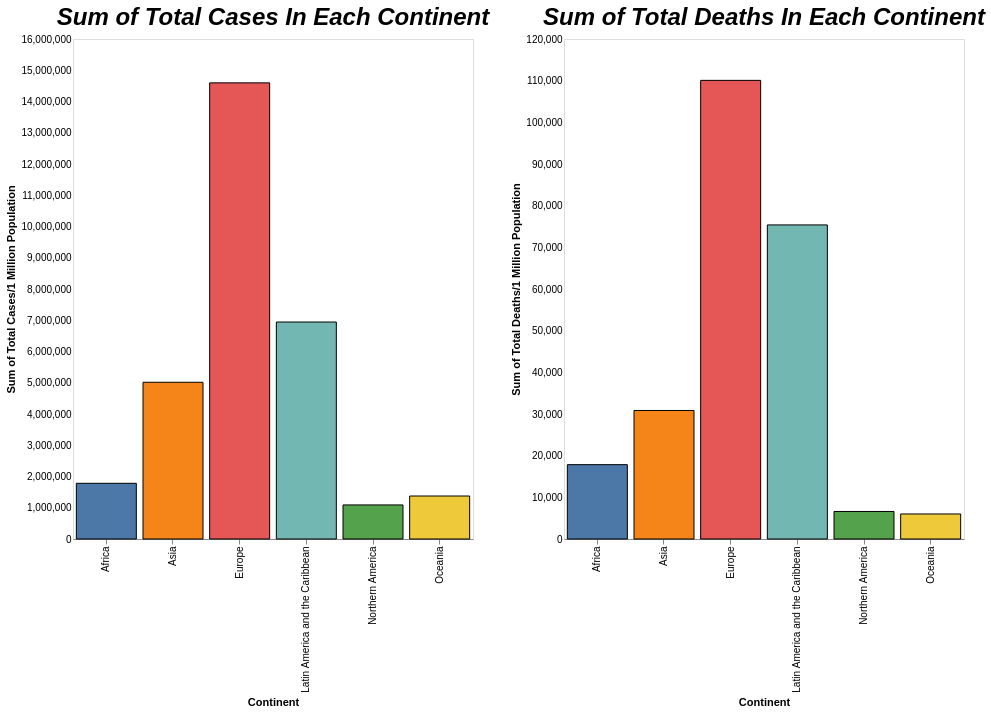

Specify this chart in Vega-Lite:
### Vega-Lite specification from a JSON file in a GitHub repository (floating-point values rounded to 4 significant figures; data arrays with more than 128 entries replaced by an {"elided": "..."} marker saying what was removed)
{"$schema": "https://vega.github.io/schema/vega-lite/v5.json", "autosize": {"resize": true}, "data": {"values": {"elided": "225 records"}}, "params": [{"name": "highlight", "select": {"type": "point", "on": "mouseover"}}, {"name": "select", "select": "point"}], "hconcat": [{"width": 400, "height": 500, "mark": {"type": "bar", "stroke": "black", "cursor": "pointer"}, "title": "Sum of Total Cases In Each Continent", "encoding": {"x": {"field": "Continent", "type": "nominal"}, "y": {"aggregate": "sum", "field": "TotalCasesPer1MPop", "type": "quantitative", "axis": {"domain": false, "grid": false, "ticks": false}, "title": "Sum of Total Cases/1 Million Population"}, "color": {"field": "Continent", "type": "nominal", "legend": null}, "fillOpacity": {"condition": {"param": "select", "value": 1}, "value": 0.3}, "tooltip": [{"field": "Continent"}, {"field": "TotalCases", "aggregate": "sum", "title": "Sum of Total Cases/1 Million Population", "format": ","}]}}, {"width": 400, "height": 500, "mark": {"type": "bar", "stroke": "black", "cursor": "pointer"}, "title": "Sum of Total Deaths In Each Continent", "encoding": {"x": {"field": "Continent", "type": "nominal"}, "y": {"aggregate": "sum", "field": "TotalDeathsPer1MPop", "type": "quantitative", "axis": {"domain": false, "grid": false, "ticks": false}, "title": "Sum of Total Deaths/1 Million Population"}, "color": {"field": "Continent", "type": "nominal"}, "fillOpacity": {"condition": {"param": "select", "value": 1}, "value": 0.3}, "tooltip": [{"field": "Continent"}, {"field": "TotalDeaths", "aggregate": "sum", "title": "Sum of Total Deaths/1 Million Population", "format": ","}]}}], "config": {"axis": {"labelFont": "Sans-Serif", "titleFont": "Sans-Serif"}, "title": {"font": "Sans-Serif", "fontSize": 24, "fontWeight": "bold", "fontStyle": "italic"}}}
